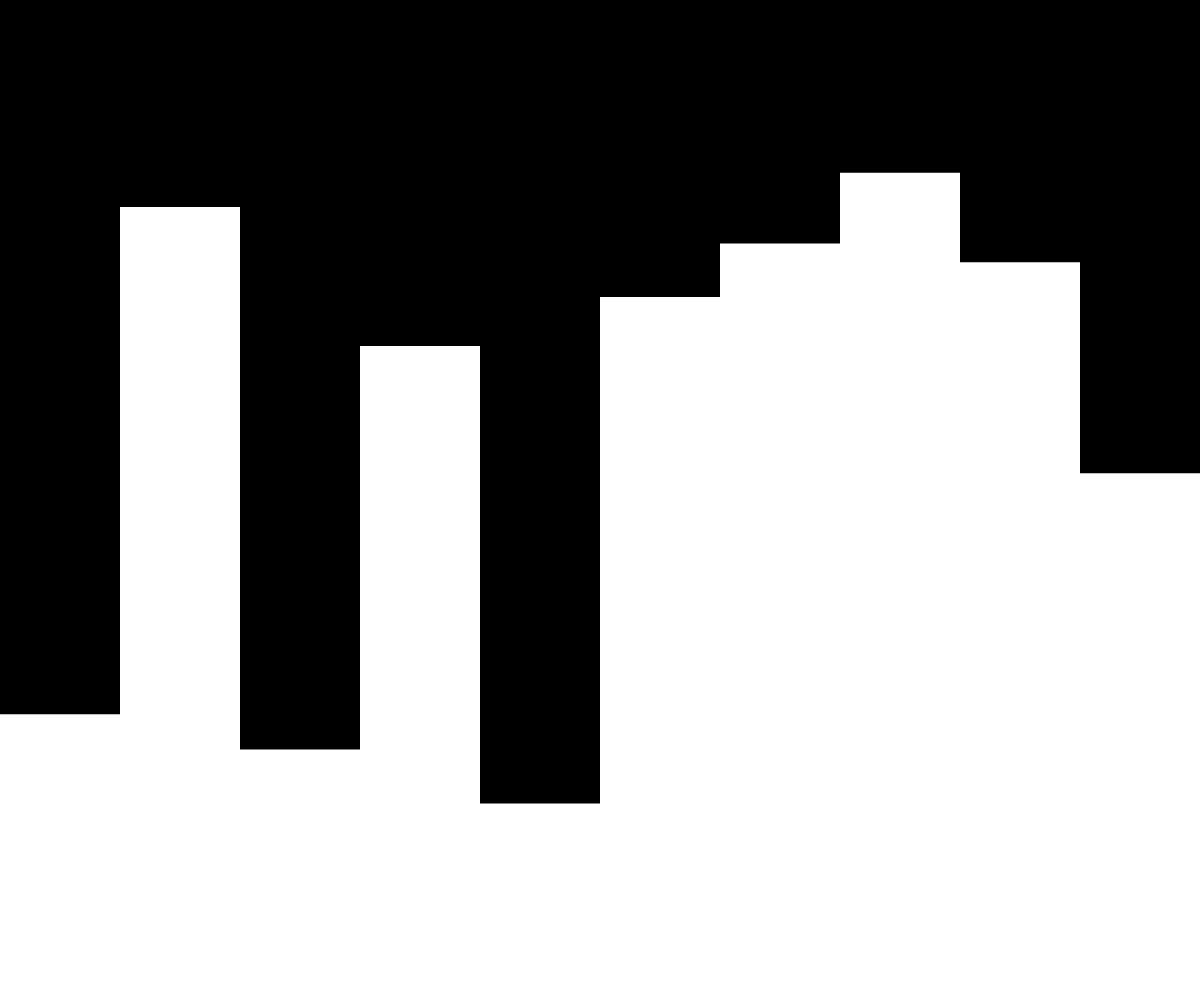
Frame 1 (no input)
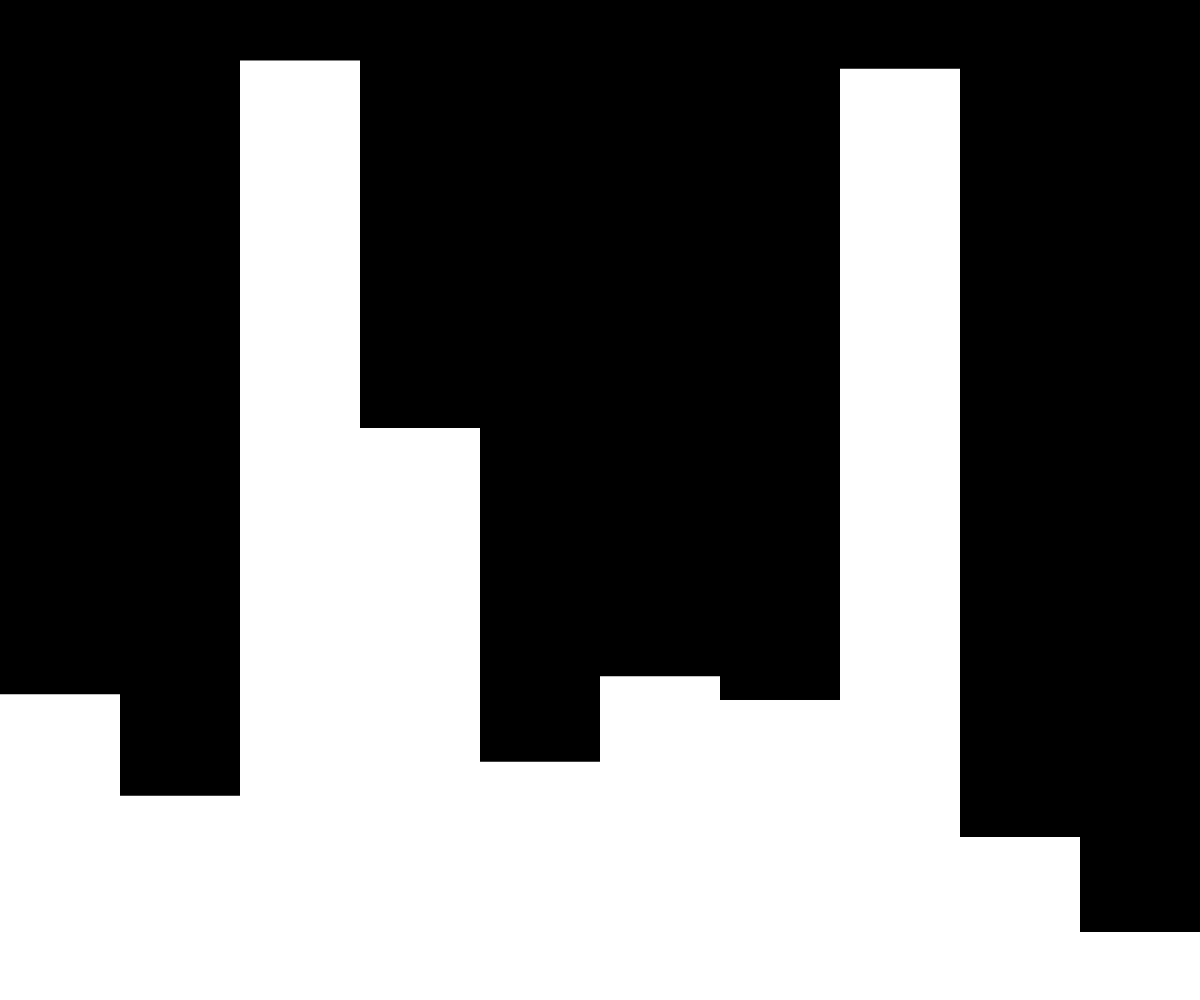
Frame 2 (the mouse pressed at the canvas centre, redrawn once)

The p5.js sketch that drew these frames (run headless with seeded random() and noise() and a simulated clock; the mouse was pressed at the canvas centre and the sketch redrawn once):

// p5.js sketch
// ── sketch.js
function setup() {
  createCanvas(windowWidth, windowHeight);
  noLoop();
}

function draw() {
  background(0);
  noStroke();
  for (let i = 0; i < 10; i++) {
    let xPos = map(i, 0, 10, 0, width)
    rect(xPos, random(0,height), width/10, height);
  }
}
